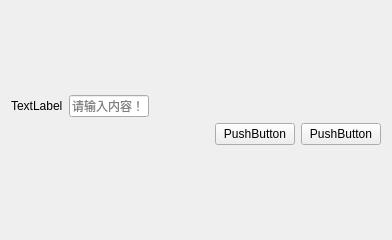
<?xml version="1.0" encoding="UTF-8"?>
<ui version="4.0">
 <class>Form</class>
 <widget class="QWidget" name="Form">
  <property name="geometry">
   <rect>
    <x>0</x>
    <y>0</y>
    <width>392</width>
    <height>240</height>
   </rect>
  </property>
  <property name="windowTitle">
   <string>Form</string>
  </property>
  <layout class="QGridLayout" name="gridLayout">
   <item row="0" column="0">
    <layout class="QVBoxLayout" name="verticalLayout">
     <item>
      <layout class="QHBoxLayout" name="horizontalLayout">
       <item>
        <widget class="QLabel" name="label">
         <property name="text">
          <string>TextLabel</string>
         </property>
        </widget>
       </item>
       <item>
        <widget class="QLineEdit" name="lineEdit">
         <property name="maximumSize">
          <size>
           <width>80</width>
           <height>16777215</height>
          </size>
         </property>
         <property name="toolTip">
          <string>&lt;html&gt;&lt;head/&gt;&lt;body&gt;&lt;p&gt;请输入内容&lt;/p&gt;&lt;/body&gt;&lt;/html&gt;</string>
         </property>
         <property name="toolTipDuration">
          <number>2</number>
         </property>
         <property name="placeholderText">
          <string>请输入内容！</string>
         </property>
        </widget>
       </item>
       <item>
        <spacer name="horizontalSpacer_3">
         <property name="orientation">
          <enum>Qt::Horizontal</enum>
         </property>
         <property name="sizeHint" stdset="0">
          <size>
           <width>40</width>
           <height>20</height>
          </size>
         </property>
        </spacer>
       </item>
       <item>
        <spacer name="horizontalSpacer_2">
         <property name="orientation">
          <enum>Qt::Horizontal</enum>
         </property>
         <property name="sizeHint" stdset="0">
          <size>
           <width>40</width>
           <height>20</height>
          </size>
         </property>
        </spacer>
       </item>
      </layout>
     </item>
     <item>
      <layout class="QHBoxLayout" name="horizontalLayout_2">
       <item>
        <spacer name="horizontalSpacer">
         <property name="orientation">
          <enum>Qt::Horizontal</enum>
         </property>
         <property name="sizeHint" stdset="0">
          <size>
           <width>40</width>
           <height>20</height>
          </size>
         </property>
        </spacer>
       </item>
       <item>
        <widget class="QPushButton" name="pushButton">
         <property name="text">
          <string>PushButton</string>
         </property>
        </widget>
       </item>
       <item>
        <widget class="QPushButton" name="pushButton_2">
         <property name="text">
          <string>PushButton</string>
         </property>
        </widget>
       </item>
      </layout>
     </item>
    </layout>
   </item>
  </layout>
 </widget>
 <resources/>
 <connections/>
</ui>
